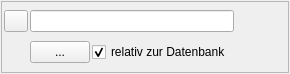
<?xml version="1.0" encoding="UTF-8"?>
<ui version="4.0">
 <class>AnhangWidget</class>
 <widget class="QWidget" name="AnhangWidget">
  <property name="geometry">
   <rect>
    <x>0</x>
    <y>0</y>
    <width>290</width>
    <height>74</height>
   </rect>
  </property>
  <layout class="QHBoxLayout" name="horizontalLayout">
   <property name="spacing">
    <number>1</number>
   </property>
   <property name="leftMargin">
    <number>1</number>
   </property>
   <property name="topMargin">
    <number>1</number>
   </property>
   <property name="rightMargin">
    <number>1</number>
   </property>
   <property name="bottomMargin">
    <number>1</number>
   </property>
   <item>
    <widget class="QFrame" name="frame">
     <property name="frameShape">
      <enum>QFrame::StyledPanel</enum>
     </property>
     <property name="frameShadow">
      <enum>QFrame::Raised</enum>
     </property>
     <layout class="QGridLayout" name="gridLayout">
      <property name="leftMargin">
       <number>2</number>
      </property>
      <property name="topMargin">
       <number>2</number>
      </property>
      <property name="rightMargin">
       <number>2</number>
      </property>
      <property name="bottomMargin">
       <number>2</number>
      </property>
      <property name="spacing">
       <number>2</number>
      </property>
      <item row="0" column="0">
       <widget class="QPushButton" name="pushButton_close">
        <property name="minimumSize">
         <size>
          <width>24</width>
          <height>22</height>
         </size>
        </property>
        <property name="maximumSize">
         <size>
          <width>24</width>
          <height>22</height>
         </size>
        </property>
        <property name="text">
         <string/>
        </property>
        <property name="icon">
         <iconset resource="../res/grafiken.qrc">
          <normaloff>:/ewz/close_button.svg</normaloff>:/ewz/close_button.svg</iconset>
        </property>
        <property name="iconSize">
         <size>
          <width>25</width>
          <height>16</height>
         </size>
        </property>
       </widget>
      </item>
      <item row="1" column="1">
       <widget class="QPushButton" name="pushButton_Browse">
        <property name="minimumSize">
         <size>
          <width>60</width>
          <height>0</height>
         </size>
        </property>
        <property name="maximumSize">
         <size>
          <width>60</width>
          <height>16777215</height>
         </size>
        </property>
        <property name="text">
         <string>...</string>
        </property>
       </widget>
      </item>
      <item row="0" column="4" rowspan="2">
       <widget class="QLabel" name="bild">
        <property name="minimumSize">
         <size>
          <width>50</width>
          <height>50</height>
         </size>
        </property>
        <property name="maximumSize">
         <size>
          <width>50</width>
          <height>50</height>
         </size>
        </property>
       </widget>
      </item>
      <item row="0" column="1" colspan="2">
       <widget class="QLineEdit" name="lineEdit_Pfad"/>
      </item>
      <item row="1" column="2">
       <widget class="QCheckBox" name="checkBox_Relativ">
        <property name="sizePolicy">
         <sizepolicy hsizetype="Expanding" vsizetype="Fixed">
          <horstretch>0</horstretch>
          <verstretch>0</verstretch>
         </sizepolicy>
        </property>
        <property name="text">
         <string>relativ zur Datenbank</string>
        </property>
        <property name="checked">
         <bool>true</bool>
        </property>
       </widget>
      </item>
     </layout>
    </widget>
   </item>
  </layout>
 </widget>
 <resources>
  <include location="../res/grafiken.qrc"/>
 </resources>
 <connections/>
</ui>
